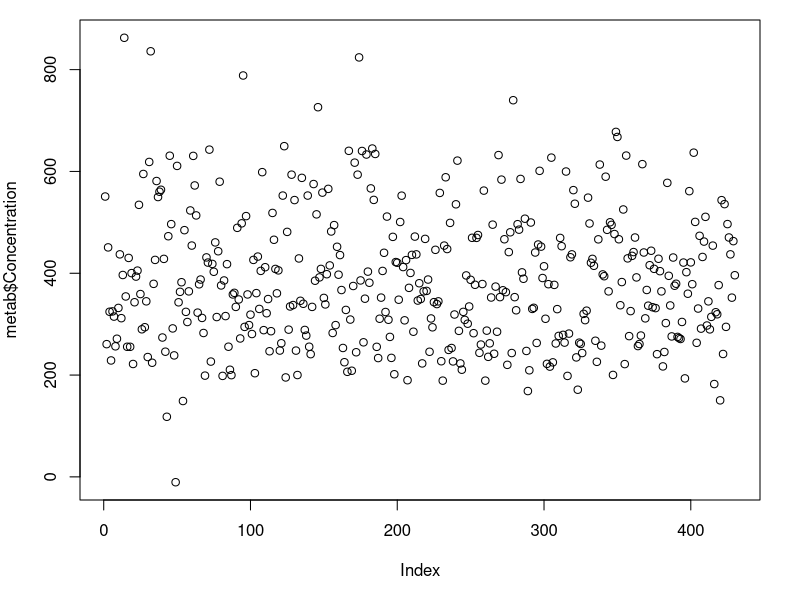
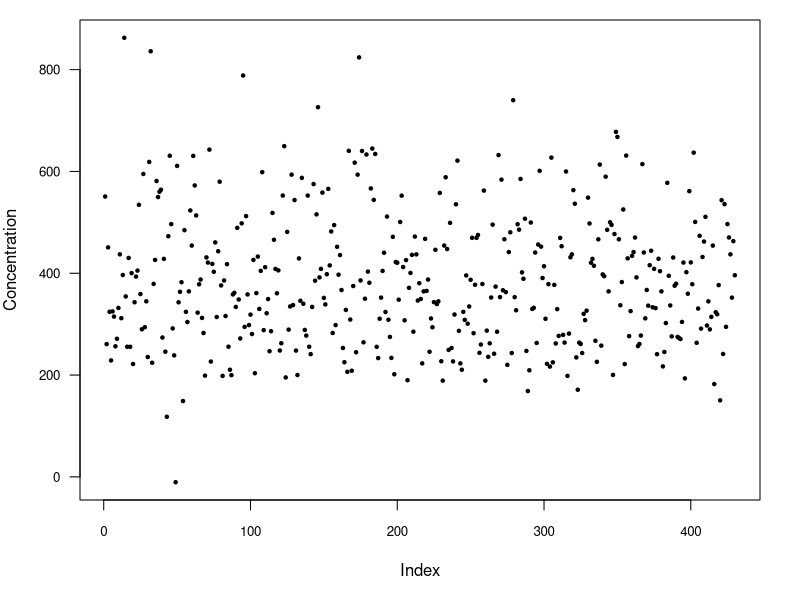
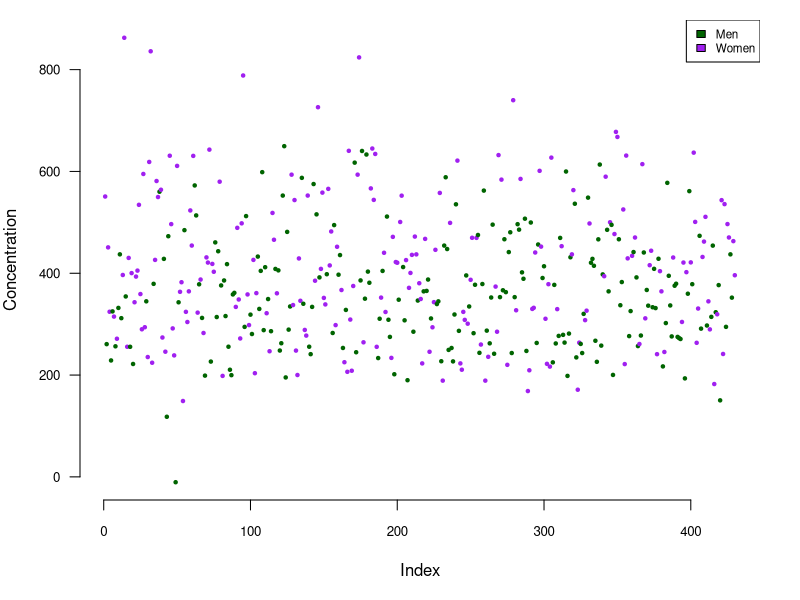
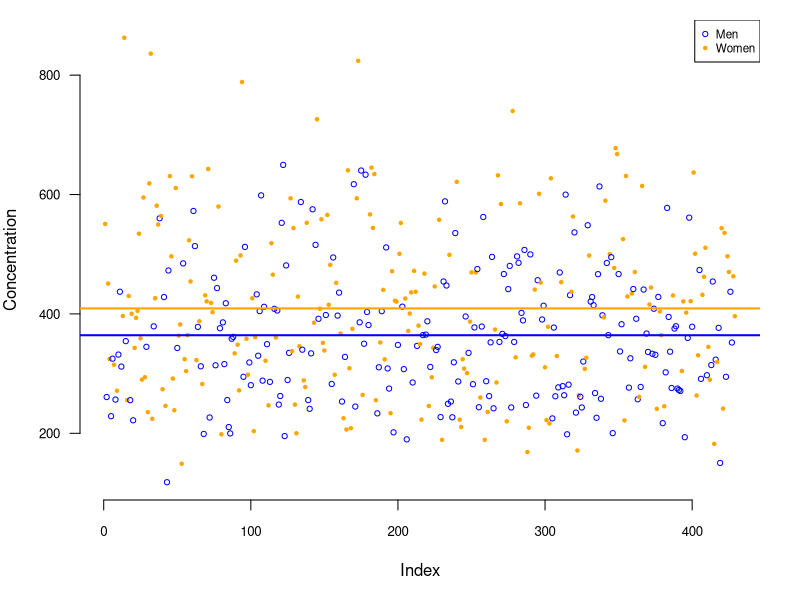
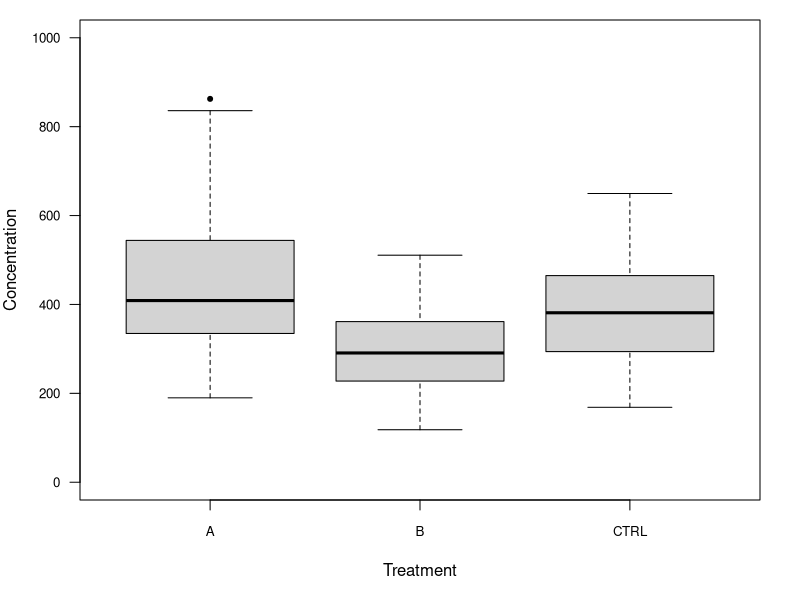
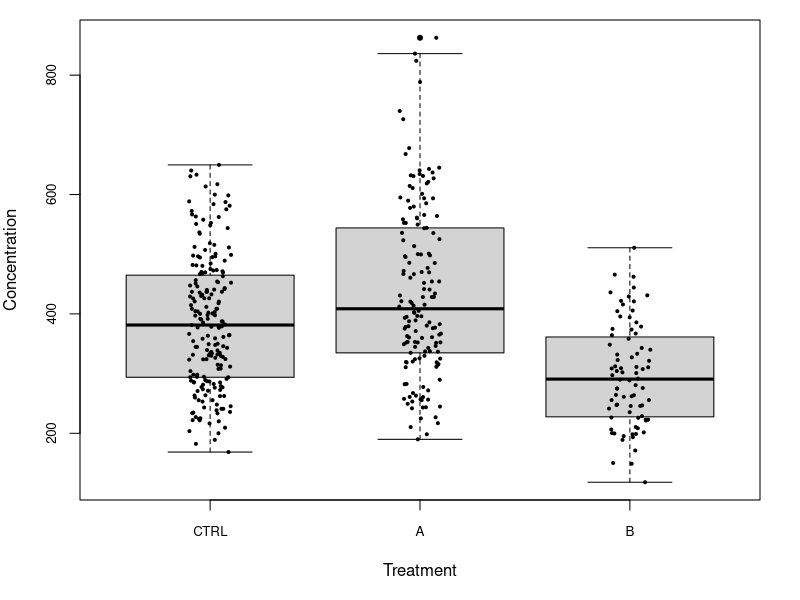
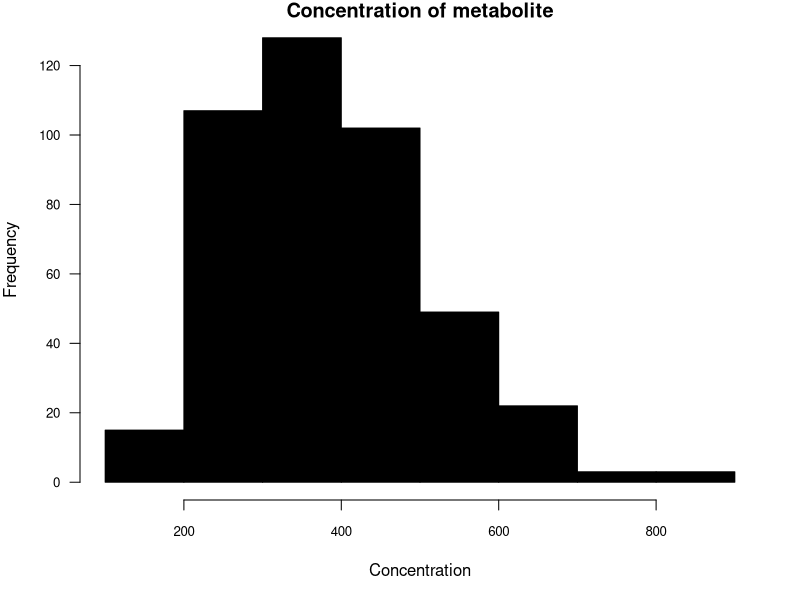
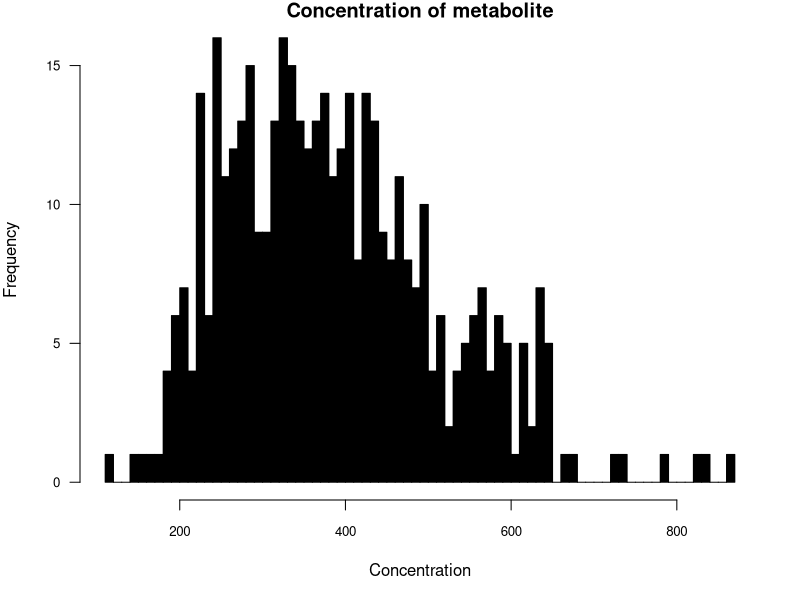

Recreate these plots in R, in order.
## ---- chunk 1
library(tufte)
library(xtable)
knitr::opts_chunk$set(echo = TRUE)
knitr::opts_knit$set(global.par = TRUE)

# See https://stackoverflow.com/questions/25646333/code-chunk-font-size-in-rmarkdown-with-knitr-and-latex
def.chunk.hook  <- knitr::knit_hooks$get("chunk")
knitr::knit_hooks$set(chunk = function(x, options) 
  {
  x <- def.chunk.hook(x, options)
  ifelse(options$size != "normalsize", paste0("\\", options$size,"\n\n", x, "\n\n\\normalsize"), x)
  })
## ---- chunk 2
metab <- read.csv("metab.csv")
## ---- chunk 3
head(metab)
## ---- chunk 4
colnames(metab)
## ---- chunk 5
nrow(metab)
## ---- chunk 6
# Take all rows for which the _Sex_ = "F" and all of the columns.
females <- metab[metab$Sex == "F",] 
nrow(females)
nrow(metab) - nrow(females) # Number of men = total - women
## ---- chunk 7
table(metab$Sex)
## ---- chunk 8
summary(metab)
## ---- chunk 9
median(metab$Age)
## ---- chunk 10
par(mar = c(5, 4, 1, 2))
## ---- chunk 11
plot(metab$Concentration)
## ---- chunk 12
plot(metab$Concentration, 
     pch = 20, cex = 0.7, cex.axis = 0.8, las = 1, 
     ylab = "Concentration")
## ---- chunk 13
pointcolor <- rep("darkgreen", nrow(metab))
pointcolor[metab$Sex == "F"] <- "purple"
plot(metab$Concentration, col = pointcolor, bty = "n",
     pch = 20, cex = 0.7, cex.axis = 0.8, las = 1, 
     ylab = "Concentration")
legend("topright", legend = c("Men", "Women"), fill = c("darkgreen", "purple"), cex = 0.7)
## ---- chunk 14
# This returns the number of the row(s) containing
# negative values, in this case row 49
wrong.val <- which(metab$Concentration < 0)
# Using - in front of the row (or column) number removes that row (or column). By re-assigning the result to metab we are overwriting its previous value
metab <- metab[-wrong.val,]
## ---- chunk 15
pointch <- ifelse(metab$Sex == "F", 20, 21)
pointcol <- ifelse(metab$Sex == "F", "orange", "blue")

plot(metab$Concentration, col = pointcol, bty = "n",
     pch = pointch, cex = 0.7, cex.axis = 0.8, las = 1, 
     ylab = "Concentration")
legend("topright", legend = c("Men", "Women"), 
       col = c("blue", "orange"), 
       pch = c(21, 20), cex = 0.7)
mean.M <- mean(metab$Concentration[metab$Sex == "M"])
mean.F <- mean(metab$Concentration[metab$Sex == "F"])
abline(h = mean.M, col = "blue", lwd = 2)
abline(h = mean.F, col = "orange", lwd = 2)
## ---- chunk 16
par(cex.axis = 0.8)
## ---- chunk 17
boxplot(Concentration ~ Treatment, metab, las = 1, 
        ylim = c(0, 1000), pch = 20,
        ylab = "Concentration")
## ---- chunk 18
metab$Treatment <- factor(metab$Treatment, levels = c("CTRL", "A", "B")) 
## ---- chunk 19
boxplot(Concentration ~ Treatment, metab, pch = 20)
stripchart(Concentration ~ Treatment, metab, add = TRUE, vert = TRUE, 
           pch = 20, cex = 0.6, 
           method = "jitter", jitter = 0.1)
## ---- chunk 20
hist(metab$Concentration, col = "black", las = 1,
     main = "Concentration of metabolite", xlab = "Concentration")
## ---- chunk 21
# Histogram with 100 columns
hist(metab$Concentration, col = "black", las = 1, br = 100,
     main = "Concentration of metabolite", xlab = "Concentration")
# Histogram with columns from 0 to 1000 with width 50 
hist(metab$Concentration, col = "black", las = 1, br = seq(0, 1000, 50),
     main = "Concentration of metabolite", xlab = "Concentration")
## ---- chunk 22
neurons <- read.csv("neurons.csv")
## ---- chunk 23
neurons2 <- neurons[complete.cases(neurons),]
nrow(neurons)
mean(neurons$counts)
nrow(neurons2)
mean(neurons2$counts)
## ---- chunk 24
which(complete.cases(neurons) == FALSE)
## ---- chunk 25
neurons[32,]
neurons[45,]
## ---- chunk 26
lizard <- read.csv("lizard.csv")
head(lizard)
## ---- chunk 27
library(reshape2)
## ---- chunk 28
lizard.long <- melt(lizard, id.vars = "Lizard", variable.name = "Location", value.name = "Counts")
## ---- chunk 29
head(lizard.long)
## ---- chunk 30
boxplot(Counts ~ Location, lizard.long, las=2, ylab = "Number of lizards")
boxplot(Counts ~ Lizard, lizard.long, las=2, ylab = "Number of lizards")
